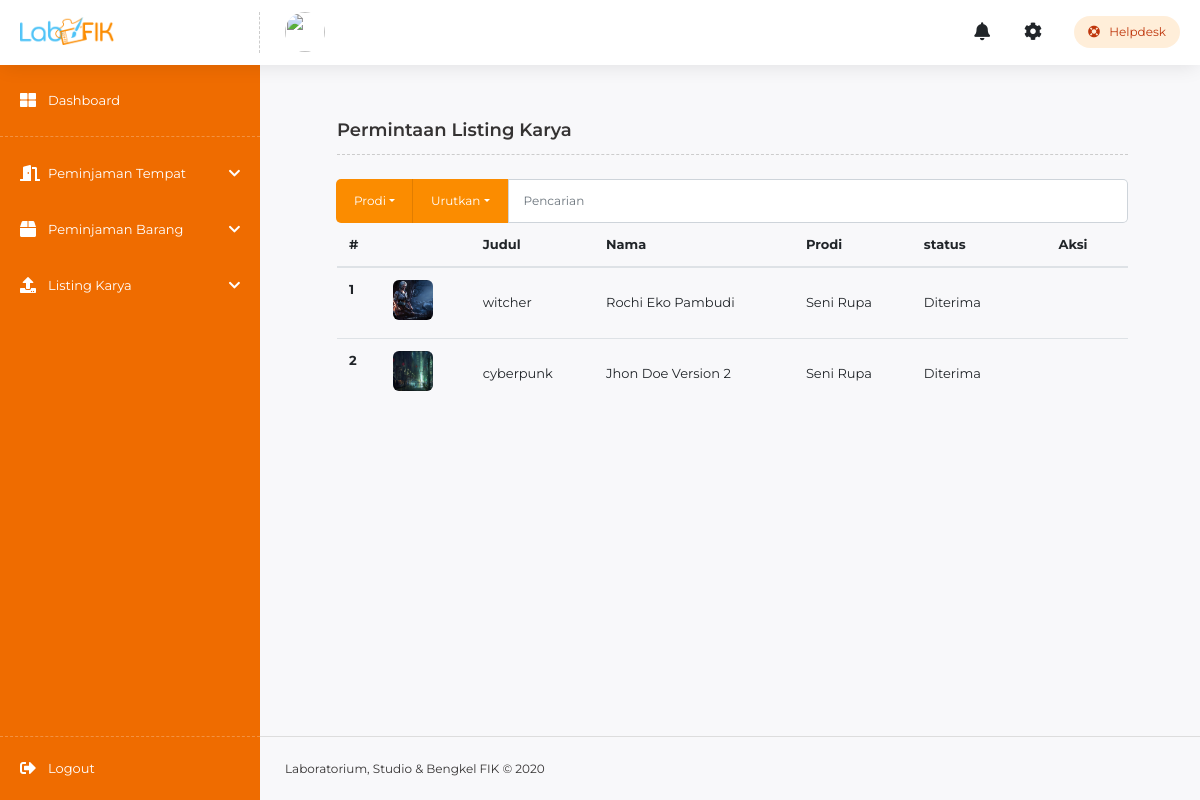
/index.php/kaur_karya, run on the app's committed database.
### tables this page shows
CREATE TABLE `tampilan` (
  `id_tampilan` int(11) NOT NULL,
  `id` int(11) NOT NULL,
  `slug_tampilan` varchar(255) NOT NULL,
  `id_kategori` int(11) NOT NULL,
  `id_ck` int(11) NOT NULL,
  `gambar` varchar(255) NOT NULL,
  `tanggal_post` datetime NOT NULL,
  `tanggal_update` timestamp NOT NULL DEFAULT CURRENT_TIMESTAMP ON UPDATE CURRENT_TIMESTAMP,
  `views` int(11) NOT NULL DEFAULT '0',
  `nim` int(20) NOT NULL,
  `kode_tampilan` varchar(255) NOT NULL,
  `judul` varchar(30) NOT NULL,
  `deskripsi` text NOT NULL,
  `keywords` varchar(255) NOT NULL,
  `likes` int(11) NOT NULL DEFAULT '0',
  `status` varchar(50) NOT NULL
);

CREATE TABLE `user` (
  `id` varchar(64) NOT NULL,
  `username` varchar(255) NOT NULL,
  `name` varchar(255) NOT NULL,
  `email` varchar(255) NOT NULL,
  `images` varchar(255) NOT NULL,
  `password` varchar(255) NOT NULL,
  `salt` varchar(255) NOT NULL,
  `role_id` int(11) NOT NULL,
  `is_active` int(1) NOT NULL,
  `date_created` int(11) NOT NULL,
  `status` varchar(7) NOT NULL DEFAULT 'offline'
);

CREATE TABLE `kategori` (
  `id_kategori` int(11) NOT NULL,
  `nama_kategori` varchar(255) NOT NULL,
  `slug_kategori` varchar(255) NOT NULL,
  `urutan` int(11) DEFAULT NULL,
  `tanggal_update` timestamp NOT NULL DEFAULT CURRENT_TIMESTAMP
);

### application/controllers/Kaur_karya.php (called while the page is built, shortened)
<?php
class Kaur_karya extends CI_Controller
{
    public function __construct()
    {
        $this->load->helper('url');
        $this->load->model('tampilan_model');
        $this->load->library('form_validation');
        $this->load->model('kategori_model');
        $this->load->model('gambar_model');
    }
    public function index()
    {
        $tampilan = $this->tampilan_model->listingad();
        $data = array(
            'title' => 'LABFIK | List Semua Karya',
            'tampilan'  => $tampilan
        );
        $this->load->view('templates/dashboard/headerKaur', $data);
        $this->load->view('templates/dashboard/sidebarKaur', $data);
        $this->load->view('karya/listallkarya', $data);
        $this->load->view('templates/dashboard/footer');
    }
}

### index.php (called while the page is built, shortened)
<?php
require_once BASEPATH.'core/CodeIgniter.php';

### application/models/Tampilan_model.php (called while the page is built, shortened)
<?php
class Tampilan_model extends CI_Model
{
    public function listingad()
    {
        $this->db->select('tampilan.*,
        user.name,
        kategori.nama_kategori,
        kategori.slug_kategori,
        child_kategori.id_ck,
        child_kategori.nama_child');
        $this->db->from('tampilan');
        $this->db->join('user', 'user.id = tampilan.id', 'left');
        $this->db->join('kategori', 'kategori.id_kategori = tampilan.id_kategori', 'left');
        $this->db->join('child_kategori', 'child_kategori.id_ck = tampilan.id_ck', 'left');
        $this->db->group_by('tampilan.id_tampilan');
        $this->db->order_by('id_tampilan', 'desc');
        $query = $this->db->get();
        return $query->result();
    }
}

### application/views/karya/listallkarya.php (the view, shortened to what this page needs)
<main class="akun-container">
    <div class="fik-section-title2">
        <h5>Permintaan Listing Karya</h5>
    </div>
    <div class="input-group">
        <div class="input-group-append">
            <button class="btn btn-primary dropdown-toggle" type="button" data-toggle="dropdown" aria-haspopup="true" aria-expanded="false" style="border-radius:5px 0 0 5px">Prodi</button>
        </div>
        <div class="input-group-append">
            <button class="btn btn-primary dropdown-toggle" type="button" data-toggle="dropdown" aria-haspopup="true" aria-expanded="false" style="border-left:1px solid rgba(0,0,0,.1);">Urutkan</button>
        </div>
        <input type="text" class="form-control" aria-label="Text input with dropdown button" placeholder="Pencarian">
    </div>
    <div class="table-responsive admin-list">
        <table class="table">
            <thead>
                <tr>
                    <th scope="col">#</th>
                    <th scope="col"></th>
                    <th scope="col">Judul</th>
                    <th scope="col">Nama</th>
                    <th scope="col">Prodi</th>
                    <th scope="col">status</th>
                    <th scope="col" style="width:110px;text-align:center">Aksi</th>
                </tr>
            </thead>
            <tbody>
                <?php $no = 0;
                foreach ($tampilan as $l) : ?>
                    <tr>
                        <th scope="row"><?= ++$no ?></th>
                        <td style="width:90px">
                            <div class="img-wrapper">
                                <a href="<?= base_url("assets/upload/images/" . $l->gambar) ?>" data-toggle="lightbox">
                                    <img src="<?= base_url("assets/upload/images/" . $l->gambar) ?>" alt="<?= $l->judul ?>">
                                </a>
                            </div>
                        </td>
                        <td><?= $l->judul ?></td>
                        <td><?= $l->name ?></td>
                        <td><?= $l->nama_kategori ?></td>
                        <td><?= $l->status ?></td>
                        <?php if ($l->status == 'Menunggu Acc') : ?>
                            <td class="action" style="width:130px;text-align:center;">
                                <a href="<?= base_url('kaur_karya/accepted/') . $l->id_tampilan; ?>" class="btn badge badge-success">Acc</a>
                                <a href="<?= base_url('kaur_karya/Declined/') . $l->id_tampilan; ?>" class="btn badge badge-danger" onclick="return confirm('yakin ingin menolak data ini?')">Tolak</a>
                            </td>
                        <?php else : ?>
                            <td></td>
                        <?php endif; ?>
                    </tr>
                <?php endforeach; ?>
            </tbody>
        </table>
    </div>
</main>

### assets/css/style.css (style rules this page uses)
* { margin: 0; padding: 0 }
*, *::before, *::after { -webkit-box-sizing: inherit; box-sizing: inherit }
html { overflow-x: hidden; -webkit-box-sizing: border-box; box-sizing: border-box; -ms-text-size-adjust: 100%; -webkit-text-size-adjust: 100%; padding: 0 !important; margin: 0 !important; }
html { -ms-overflow-style: scrollbar; -webkit-tap-highlight-color: transparent }
body { font-family: 'Montserrat' !important; font-size: 13px; font-weight: normal; display: flex; overflow: hidden; flex-direction: column; min-height: 100vh; margin: 0 auto; padding: 60px 0 0 !important; cursor: default; cursor: default; color: #353333; background-color: #f8f8fa }
article, aside, figcaption, figure, footer, header, hgroup, main, nav, section { display: block }
figcaption, figure, main { display: block }
img { max-width: 100%; vertical-align: middle; border-style: none }
button, input, optgroup, select, textarea { font-family: 'Montserrat'; font-size: 16px; margin: 0; outline: none }
button, input { overflow: visible }
button, select { text-transform: none; -moz-appearance: none; -webkit-appearance: none; appearance: none }
button, html [type='button'], [type='reset'], [type='submit'] { -webkit-appearance: button }
button { display: inline-block; border: 0; background-color: transparent }
h1, h2, h3, h4, h5, h6 { font-family: inherit; font-weight: 600; position: relative; margin: 0; padding: 0 }
h5 { font-size: 18px }
a, a:focus, a:hover { transition: .2s ease; text-decoration: none; color: #444 }
main { position: relative }
.btn { border: 0; font-size: 12px; border-radius: 5px; padding: 11px 18px; line-height: unset }
.btn-primary, .badge-primary { background-color: #FB8C00 !important }
.form-control { display: block; width: 100%; height: 44px; padding: 0 16px; line-height: 1; font-size: 12px; color: #495057; background-color: #fff; background-clip: padding-box; border: unset; border-radius: 5px; -webkit-box-shadow: 0 0 0 1px inset #ced4da !important; box-shadow: 0 0 0 1px inset #ced4da !important }
.akun-container { padding: 60px 72px; padding-left: 337px; position: relative; z-index: 2 }
.fik-section-title2 { position: relative; margin-bottom: 24px; border-bottom: 1px dashed #ccc; padding-left: 0 }
.fik-section-title2::after { content: ' '; clear: both; display: block }
.fik-section-title2 h4, .fik-section-title2 h5 { padding-bottom: 12px !important; position: relative; float: left; ; font-size: 18px !important; }
.fik-section-title2 h4::after, .fik-section-title2 h5::after { content: ' '; display: none; border-bottom: 3px solid #FB8C00; position: relative; left: 0; right: 0; bottom: -14px }
.table thead th { border-top: 0; }
.admin-list tr td { vertical-align: middle; }
.admin-list .img-wrapper { overflow: hidden; height: 40px; width: 40px; border-radius: 6px; margin-bottom: 6px; }
.admin-list .img-wrapper img { width: 100%; height: 100%; -o-object-fit: cover; object-fit: cover; -o-object-position: center; object-position: center }

### data on the page
tampilan: gambar (picture), judul "witcher", user.name "Rochi Eko Pambudi", id_kategori.nama_kategori "Seni Rupa", status "Diterima"
tampilan: gambar (picture), judul "cyberpunk", user.name "Jhon Doe Version 2", id_kategori.nama_kategori "Seni Rupa", status "Diterima"
